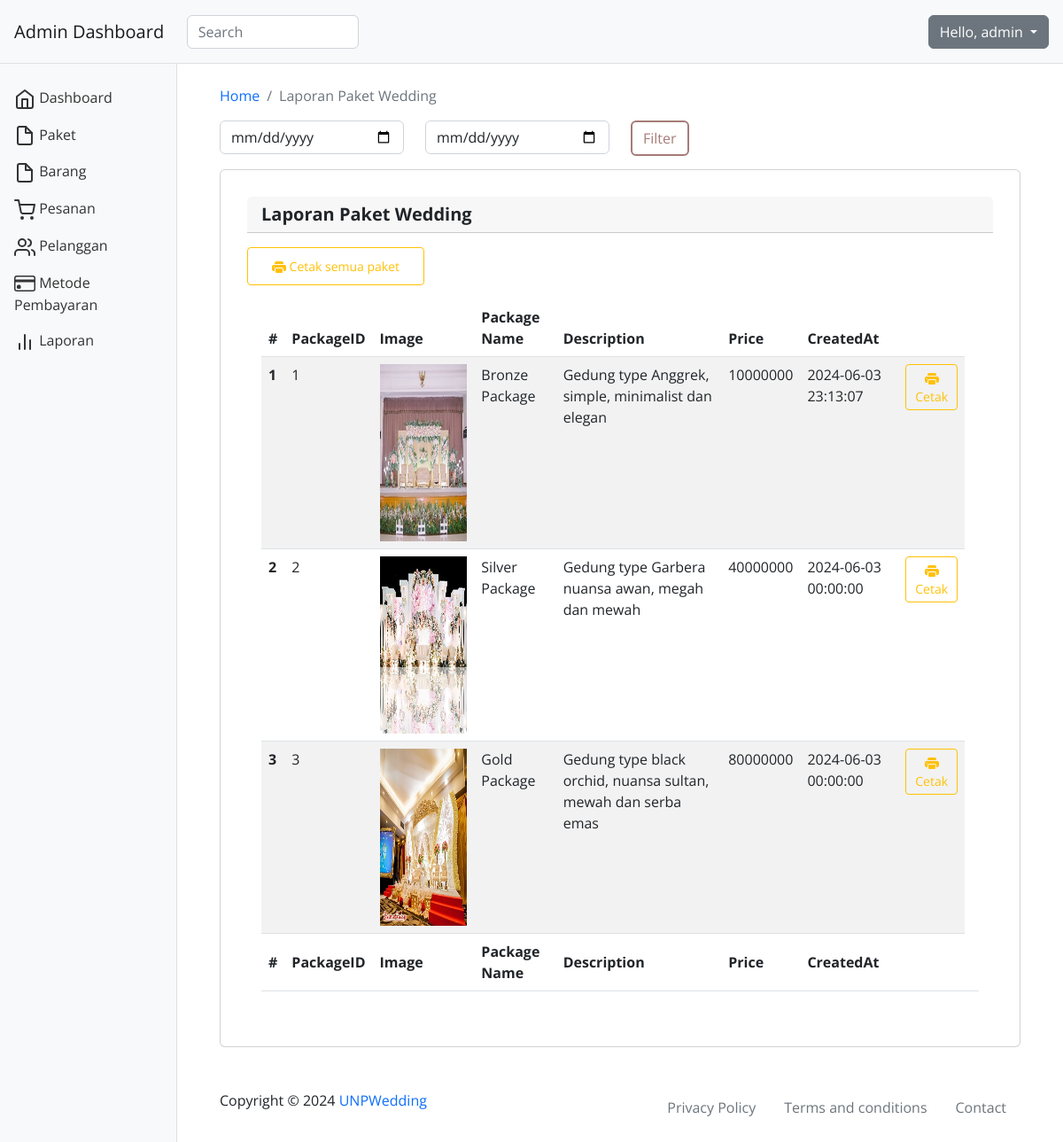
Screenshot of /dashboard/report_packages.php (signed in) with the database file from the repository.
### tables this page shows
CREATE TABLE IF NOT EXISTS `packages` (
  `p_id` int NOT NULL AUTO_INCREMENT,
  `p_name` varchar(255) NOT NULL,
  `p_description` text,
  `p_price` int NOT NULL,
  `p_image` varchar(255) DEFAULT NULL,
  `p_created_at` datetime NOT NULL,
  PRIMARY KEY (`p_id`)
);

### dashboard/function_package.php (called while the page is built, shortened)
<?php
require_once("../config.php");
function getPackages($start_date = null, $end_date = null) {
    global $conn;
    $query = "SELECT * FROM packages";
    $stmt = $conn->prepare($query);
    $stmt->execute();
    $result = $stmt->get_result();
    $packages = [];
    while ($row = $result->fetch_assoc()) {
        $packages[] = $row;
    }
    return $packages;
}
?>

### dashboard/report_packages.php (the view, shortened to what this page needs)
<?php
require_once("function_package.php");
$username = $_SESSION['username'];
?>
<?php
require_once("function_page.php")
?>
<!DOCTYPE html>
<html lang="en">
<head>
  <link rel="stylesheet" href="../vendor/bootstrap/css/bootstrap.min.css">
  <link rel="stylesheet" href="../assets/css/chartist.min.css">
  <link rel="stylesheet" href="../assets/css/style.css">
  <link rel="stylesheet" href="https://cdn.datatables.net/2.0.4/css/dataTables.dataTables.min.css">
</head>
<body>
  <nav class="navbar navbar-light bg-light p-3">
    <div class="d-flex col-12 col-md-3 col-lg-2 mb-2 mb-lg-0 flex-wrap flex-md-nowrap justify-content-between">
      <a class="navbar-brand" href="index.php">
      </a>
    </div>
    <div class="col-12 col-md-4 col-lg-2">
      <input class="form-control form-control-dark" type="text" placeholder="Search" aria-label="Search">
    </div>
    <div class="col-12 col-md-5 col-lg-8 d-flex align-items-center justify-content-md-end mt-3 mt-md-0">
    <div class="dropdown">
        <button class="btn btn-secondary dropdown-toggle" type="button" id="dropdownMenuButton" data-toggle="dropdown" aria-expanded="false">
          Hello, <?php echo $username; ?>
        </button>
      </div>
    </div>
  </nav>
  <div class="container-fluid">
    <div class="row">
      <main class="col-md-9 col-lg-10 offset-md-2 px-md-5 py-4">
        <nav aria-label="breadcrumb">
          <ol class="breadcrumb">
            <li class="breadcrumb-item"><a href="index.php">Home</a></li>
            <li class="breadcrumb-item active" aria-current="page">Laporan Paket Wedding</li>
          </ol>
        </nav>
        <form method="GET" action="">
            <div class="row">
                <div class="col-md-3">
                    <input type="date" class="form-control" name="start_date" placeholder="Start Date" required>
                </div>
                <div class="col-md-3">
                    <input type="date" class="form-control" name="end_date" placeholder="End Date" required>
                </div>
                <div class="col-md-3">
                    <button type="submit" class="btn btn-primary">Filter</button>
                </div>
            </div>
        </form>
        <div class="row">
          <div class="col-12 col-xl-12 mb-4 mb-lg-0">
            <div class="card">
              <h5 class="card-header">Laporan Paket Wedding</h5>
              <button class="btn btn-sm btn-outline-warning mt-3" type="submit" id="print" onclick="printAllPackages('printAll')" style="width: auto; max-width: 200px; padding: 10px 10px;"> Cetak semua paket</button>
              <div class="card-body">
                <div class="table-responsive">
                <div id="printAll">
                  <table class="table table-striped" id="example" class="table table-striped" style="width:100%">
                    <thead>
                      <tr>
                        <th scope="col">#</th>
                        <th scope="col">PackageID</th>
                        <th scope="col">Image</th>
                        <th scope="col">Package Name</th>
                        <th scope="col">Description</th>
                        <th scope="col">Price</th>
                        <th scope="col">CreatedAt</th>
                        <th scope="col"></th>
                      </tr>
                    </thead>
                    <tbody>
                      <?php
                       $start_date = isset($_GET['start_date']) ? $_GET['start_date'] : null;
                       $end_date = isset($_GET['end_date']) ? $_GET['end_date'] : null;
                       $package = getPackages($start_date, $end_date);
                      $no = 1;
                      foreach ($package as $pkg) {
                      echo "<tr>";
                      echo "<th scope='row'>". $no++ ."</th>";
                      echo "<td>" .$pkg['p_id']. "</td>";
                      echo "<td><img src='" .$pkg['p_image']. "' height='200' width='200'></td>";
                      echo "<td>" .$pkg['p_name']. "</td>";
                      echo "<td>" .$pkg['p_description']. "</td>";
                      echo "<td>" .$pkg['p_price']. "</td>";
                      echo "<td>" .$pkg['p_created_at']. "</td>";
                      echo "<td><a href='cetak/c_paket.php?id=" . $pkg['p_id'] . "' class='btn btn-sm btn-outline-warning'><svg xmlns='http://www.w3.org/2000/svg' width='16' height='16' fill='currentColor' class='bi bi-printer-fill' viewBox='0 0 16 16'>
  <path d='M5 1a2 2 0 0 0-2 2v1h10V3a2 2 0 0 0-2-2zm6 8H5a1 1 0 0 0-1 1v3a1 1 0 0 0 1 1h6a1 1 0 0 0 1-1v-3a1 1 0 0 0-1-1'/>
  <path d='M0 7a2 2 0 0 1 2-2h12a2 2 0 0 1 2 2v3a2 2 0 0 1-2 2h-1v-2a2 2 0 0 0-2-2H5a2 2 0 0 0-2 2v2H2a2 2 0 0 1-2-2zm2.5 1a.5.5 0 1 0 0-1 .5.5 0 0 0 0 1'/>
</svg> Cetak</a></td>";
                      }
                      ?>
                    </tbody>
                    <div id="printAll">
                    <tfoot>
                      <tr>
                        <th scope="col">#</th>
                        <th scope="col">PackageID</th>
                        <th scope="col">Image</th>
                        <th scope="col">Package Name</th>
                        <th scope="col">Description</th>
                        <th scope="col">Price</th>
                        <th scope="col">CreatedAt</th>
                        <th scope="col"></th>
                        <th scope="col"></th>
                      </tr>
                    </tfoot>
                  </table>
                </div>
              </div>
            </div>
          </div>
        </div>
        <footer class="pt-5 d-flex justify-content-between">
          <span>Copyright © 2024 <a href="#">UNPWedding</a></span>
          <ul class="nav m-0">
            <li class="nav-item">
              <a class="nav-link text-secondary" aria-current="page" href="#">Privacy Policy</a>
            </li>
            <li class="nav-item">
              <a class="nav-link text-secondary" href="#">Terms and conditions</a>
            </li>
            <li class="nav-item">
              <a class="nav-link text-secondary" href="#">Contact</a>
            </li>
          </ul>
        </footer>
      </main>
    </div>
  </div>
</body>
</html>

### assets/css/style.css (style rules this page uses)
html, body, div, span, applet, object, iframe, h1, h2, h3, h4, h5, h6, p, blockquote, div pre, a, abbr, acronym, address, big, cite, code, del, dfn, em, font, img, ins, kbd, q, s, samp, small, strike, strong, sub, sup, tt, var, b, u, i, center, dl, dt, dd, ol, ul, li, figure, header, nav, section, article, aside, footer, figcaption { margin: 0; padding: 0; border: 0; outline: 0; }
ul, li { padding: 0; margin: 0; list-style: none; }
header, nav, section, article, aside, footer, hgroup { display: block; }
* { box-sizing: border-box; }
html, body { font-family: 'Open Sans', sans-serif; -ms-text-size-adjust: 100%; -webkit-font-smoothing: antialiased; -moz-osx-font-smoothing: grayscale; }
a { text-decoration: none !important; }
h1, h2, h3, h4, h5, h6 { margin-top: 0px; margin-bottom: 0px; font-weight: 700; }
ul { margin-bottom: 0px; }
img { width: 100%; overflow: hidden; }
html, body { font-family: 'Open Sans', sans-serif; }
.nav { justify-content: right; }
.btn-primary { color: #A77B78; background-color: transparent; border: 2px solid #A77B78; }
button, .accordion-button { color: #A77B78; }
button, .accordion-button:hover { color: #000; }
.page-order, .card { margin: 30px 0 0 0; padding: 50px; }
button[type=button] { width: 100%; }
.page-payment, .card { margin: 15px 0 0 0; padding: 30px; }
.main, .col-lg-10 { float: right; }
.navbar { box-shadow: inset 0 -1px 0 rgba(0, 0, 0, .1); }
@media (min-width: 767.98px) { .navbar { top: 0; position: sticky; z-index: 999; } }
body { overflow-x: hidden; }

### rows the page displays
packages: p_id "1", p_image (picture), p_name "Bronze Package", p_description "Gedung type Anggrek, simple, minimalist dan elegan", p_price "10000000", p_created_at "2024-06-03 23:13:07"
packages: p_id "2", p_image (picture), p_name "Silver Package", p_description "Gedung type Garbera nuansa awan, megah dan mewah", p_price "40000000", p_created_at "2024-06-03 00:00:00"
packages: p_id "3", p_image (picture), p_name "Gold Package", p_description "Gedung type black orchid, nuansa sultan, mewah dan serba emas", p_price "80000000", p_created_at "2024-06-03 00:00:00"

### other values shown
$username "admin"
